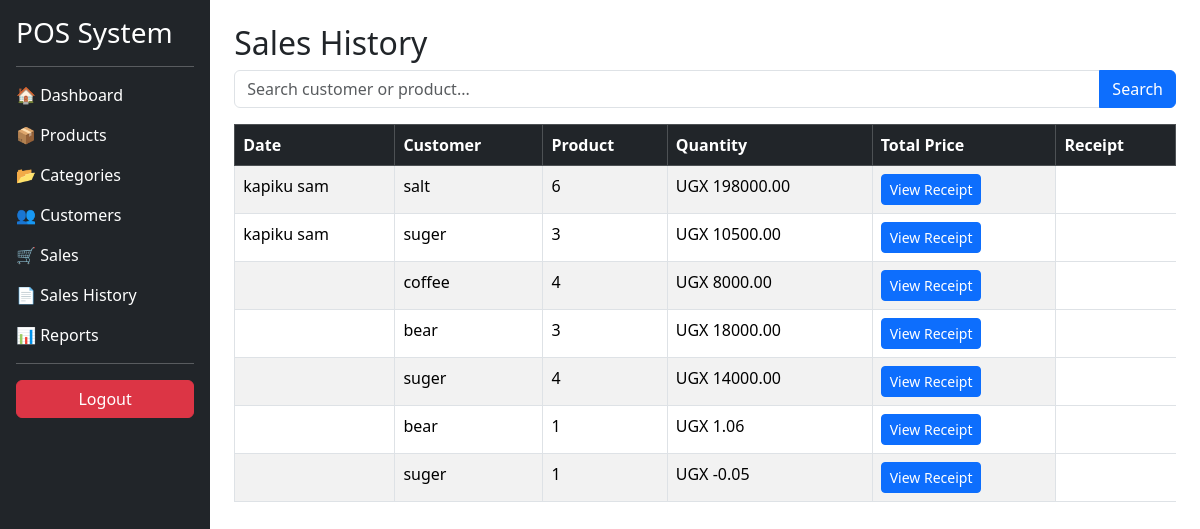
Page /sales/history/ on the committed database.
### sales/models.py (models this page shows, shortened)
class Sale(models.Model):
    customer = models.ForeignKey(
        Customer,
        on_delete=models.SET_NULL,
        null=True,
        blank=True
    )
    product = models.ForeignKey(
        Product,
        on_delete=models.CASCADE
    )
    quantity = models.IntegerField()
    total_price = models.DecimalField(
        max_digits=10,
        decimal_places=2
    )
    profit = models.DecimalField(
        max_digits=10,
        decimal_places=2,
        default=0
    )
    sale_date = models.DateTimeField(
        auto_now_add=True
    )

### customers/models.py (models this page shows, shortened)
class Customer(models.Model):
    full_name = models.CharField(max_length=100)
    phone = models.CharField(max_length=20)
    email = models.EmailField(blank=True, null=True)
    address = models.TextField(blank=True, null=True)
    created_at = models.DateTimeField(auto_now_add=True)

### products/models.py (models this page shows, shortened)
class Product(models.Model):
    product_name = models.CharField(max_length=100)
    category = models.ForeignKey(
        Category,
        on_delete=models.CASCADE
    )
    price = models.DecimalField(
        max_digits=10,
        decimal_places=2
    )
    cost_price = models.DecimalField(
    max_digits=10,
    decimal_places=2,
    default=0
    )
    quantity = models.IntegerField()
    created_at = models.DateTimeField(
        auto_now_add=True
    )

### sales/views.py (the view)
def sales_history(request):
    search = request.GET.get("search", "")
    sales = Sale.objects.all().order_by("-sale_date")
    if search:
        sales = sales.filter(
            Q(product__product_name__icontains=search) |
            Q(customer__full_name__icontains=search)
        )
    return render(
        request,
        "sales_history.html",
        {
            "sales": sales,
            "search": search
        }
    )

### templates/sales_history.html
{% extends "base.html" %}
{% block content %}
<h2>Sales History</h2>
<form method="GET" class="mb-3">
    <div class="input-group">
        <input
            type="text"
            name="search"
            value="{{ search }}"
            class="form-control"
            placeholder="Search customer or product...">
        <button class="btn btn-primary">
            Search
        </button>
    </div>
</form>
<table class="table table-bordered table-striped">
    <thead class="table-dark">
 <tr>
    <th>Date</th>
    <th>Customer</th>
    <th>Product</th>
    <th>Quantity</th>
    <th>Total Price</th>
    <th>Receipt</th>
</tr>
    </thead>
    <tbody>
    {% for sale in sales %}
        <tr>
            <td>{{ sale.customer.full_name }}</td>
            <td>{{ sale.product.product_name }}</td>
            <td>{{ sale.quantity }}</td>
            <td>UGX {{ sale.total_price }}</td>
            <td>
                <a href="{% url 'receipt' sale.id %}"
                   class="btn btn-primary btn-sm">
                    View Receipt
                </a>
            </td>
        </tr>
    {% endfor %}
    </tbody>
</table>
{% endblock %}

### rows in the picture
Sale: customer.full_name "kapiku sam", product.product_name "salt", quantity "6", total_price "198000.00"
Sale: customer.full_name "kapiku sam", product.product_name "suger", quantity "3", total_price "10500.00"
Sale: product.product_name "coffee", quantity "4", total_price "8000.00"
Sale: product.product_name "bear", quantity "3", total_price "18000.00"
Sale: product.product_name "suger", quantity "4", total_price "14000.00"
Sale: product.product_name "bear", quantity "1", total_price "1.06"
Sale: product.product_name "suger", quantity "1", total_price "-0.05"
